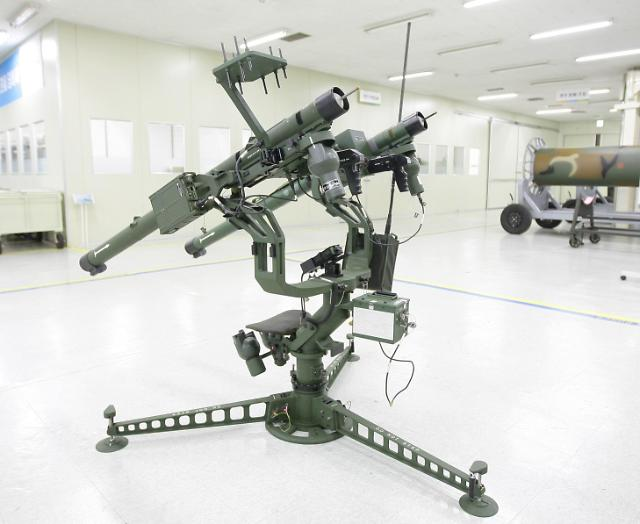
#> input picture Day07/test.jpg, 640 x 524 px, found by its file name
$ python opencv_test02.py
#> lines starting #> are read from the running program, lines starting #| are printed output that depends on the picture
import cv2

# 01. 일반이미지
# img = cv2.imread('./Day07/test.jpg')

# 02. 흑백이미지
# img = cv2.imread('./Day07/test.jpg', cv2.IMREAD_GRAY

# 04. 원븐을 그대로 두고 흑백을 추가
img = cv2.imread('./Day07/test.jpg')
#> img is the input picture: shape (524, 640, 3); mean B, G, R 203.2, 208.2, 206.5
gray = cv2.cvtColor(img, cv2.COLOR_BGR2GRAY)

# 03.  이미지 사이즈 축소
# img_small = cv2.resize(img, (200, 120))

# 05. 이미지 자르기
height, width, channel = img.shape
#> height = 524; width = 640; channel = 3
img_crop = img[:, :int(width/2)] # height, width
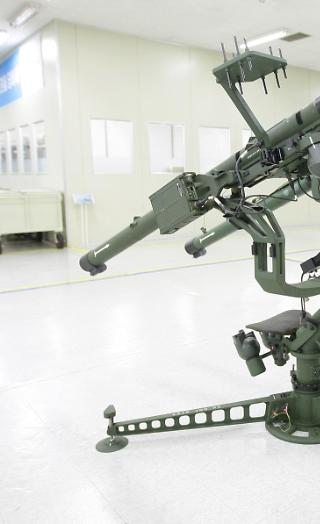
#> img_crop: shape (524, 320, 3); mean B, G, R 204.4, 209.9, 207.8
gray_crop = gray[:, :int(width/2)]

# 06. 이미지 블러
img_blur = cv2.blur(img_crop, (10, 10)) # 숫자가 클수록 더 많이 블러(흐릿하게)
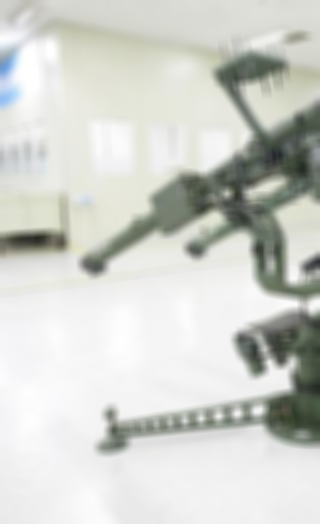
#> img_blur: shape (524, 320, 3); mean B, G, R 204.5, 210, 207.9

cv2.imshow('blur half', img_blur)
cv2.imshow('Gray half', gray_crop)

cv2.waitKey(0)
cv2.destroyAllWindows()
